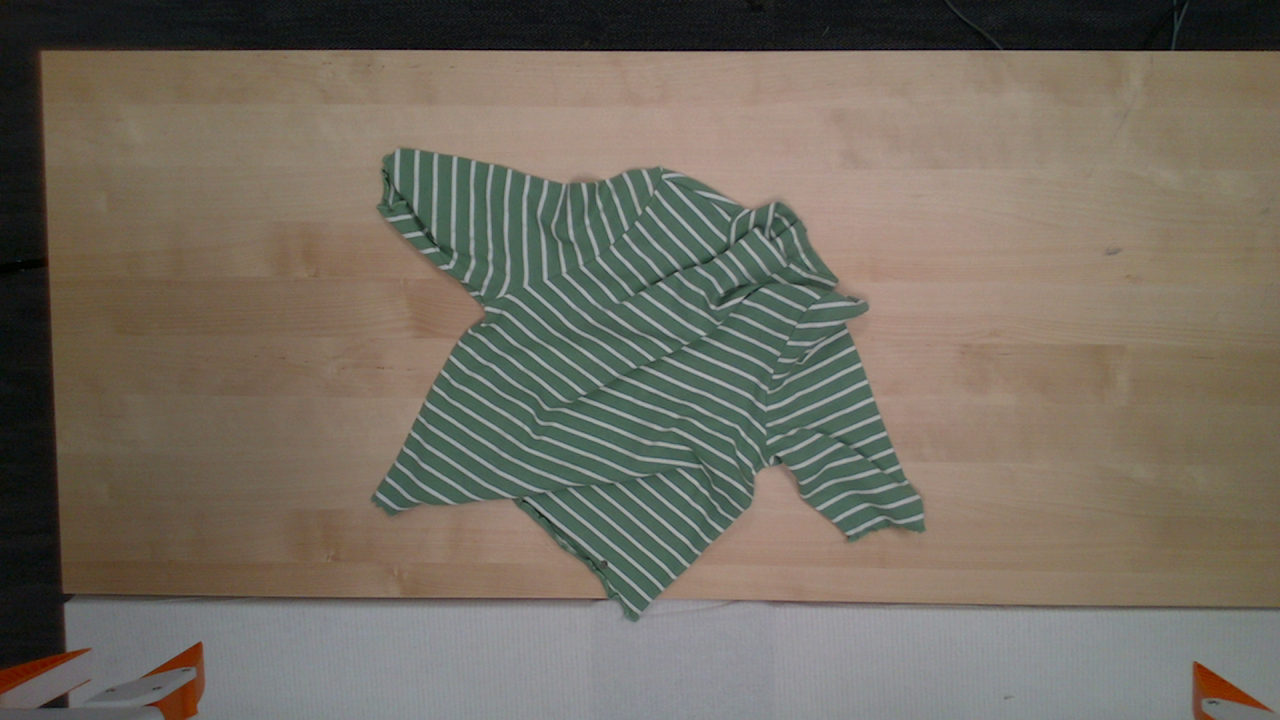
#> input picture test.png, 1280 x 720 px
$ python -i process.py   (imports and definitions only)
#> lines starting #> are read from the running program, lines starting #| are printed output that depends on the picture
#> further down, picture is the input picture: PIL image 1280x720 RGB; mean R, G, B 116.1, 109.3, 97.5
import numpy as np
import cv2
from PIL import Image
import torch
import torch.nn.functional as F
from sklearn.cluster import KMeans


# [178 lines left out: functions batch_cosine_similarity, dino_simularity_with_bbs, center_object, mask_pose_alignment, not called in this run]


def resize(img, target_res=224, resize=True, to_pil=True, edge=False):
#> called with target_res = 224, resize = True, to_pil = True, edge = False
    original_width, original_height = img.size
#> original_width = 1280; original_height = 720
    original_channels = len(img.getbands())
#> original_channels = 3
    if not edge:
        canvas = np.zeros([target_res, target_res, 3], dtype=np.uint8)
        if original_channels == 1:
            canvas = np.zeros([target_res, target_res], dtype=np.uint8)
        if original_height <= original_width:
            if resize:
                img = img.resize((target_res, int(np.around(target_res * original_height / original_width))), Image.BICUBIC) #Image.Resampling.LANCZOS
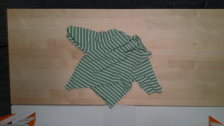
#> img: PIL image 224x126 RGB; mean R, G, B 116.1, 109.3, 97.5
            width, height = img.size
#> width = 224; height = 126
            img = np.asarray(img)
            canvas[(width - height) // 2: (width + height) // 2] = img
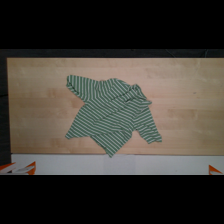
#> canvas: shape (224, 224, 3); mean R, G, B 65.3, 61.5, 54.8
        else:
            if resize:
                img = img.resize((int(np.around(target_res * original_width / original_height)), target_res), Image.BICUBIC)
            width, height = img.size
            img = np.asarray(img)
            canvas[:, (height - width) // 2: (height + width) // 2] = img
    else:
        if original_height <= original_width:
            if resize:
                img = img.resize((target_res, int(np.around(target_res * original_height / original_width))), Image.BICUBIC)
            width, height = img.size
            img = np.asarray(img)
            top_pad = (target_res - height) // 2
            bottom_pad = target_res - height - top_pad
            img = np.pad(img, pad_width=[(top_pad, bottom_pad), (0, 0), (0, 0)], mode='edge')
        else:
            if resize:
                img = img.resize((int(np.around(target_res * original_width / original_height)), target_res), Image.BICUBIC)
            width, height = img.size
            img = np.asarray(img)
            left_pad = (target_res - width) // 2
            right_pad = target_res - width - left_pad
            img = np.pad(img, pad_width=[(0, 0), (left_pad, right_pad), (0, 0)], mode='edge')
        canvas = img
    if to_pil:
        canvas = Image.fromarray(canvas)
    return canvas

>>> from PIL import Image
>>> picture = Image.open('../test.png')
>>> result = resize(picture)
